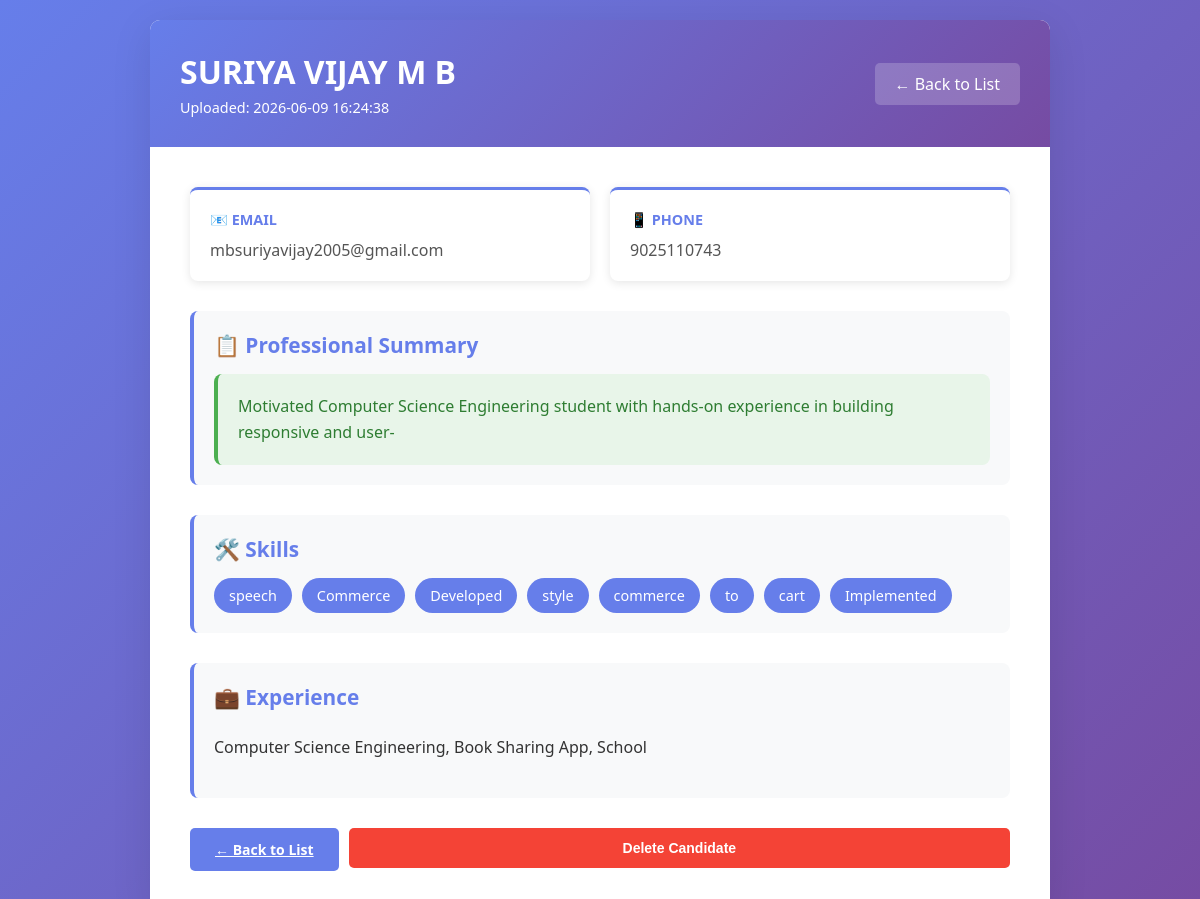
Screenshot of /candidate/1 with the database file from the repository.
### tables this page shows
CREATE TABLE candidates(
        id INTEGER PRIMARY KEY AUTOINCREMENT,
        name TEXT NOT NULL,
        email TEXT,
        phone TEXT,
        skills TEXT,
        experience TEXT,
        education TEXT,
        summary TEXT,
        filename TEXT,
        upload_date TIMESTAMP DEFAULT CURRENT_TIMESTAMP
    );

### app.py (the view)
@app.route("/candidate/<int:candidate_id>")
def view_candidate(candidate_id):
    candidate = get_candidate(candidate_id)
    if not candidate:
        return redirect(url_for("index"))
    candidate_dict = dict(candidate)
    return render_template(
        "candidate_detail.html",
        candidate=candidate_dict
    )

### app.py (called while the page is built)
def get_db():
    conn = sqlite3.connect("resumes.db", check_same_thread=False)
    conn.row_factory = sqlite3.Row
    return conn

def get_candidate(candidate_id):
    conn = get_db()
    cursor = conn.cursor()
    cursor.execute("SELECT * FROM candidates WHERE id = ?", (candidate_id,))
    candidate = cursor.fetchone()
    conn.close()
    return candidate

### templates/candidate_detail.html (shortened to what this page needs)
<!DOCTYPE html>
<html lang="en">
<head>
</head>
<body>
    <div class="container">
        <div class="header">
            <div>
                <h1>{{ candidate.name }}</h1>
                <p style="margin-top: 5px; font-size: 0.9em;">Uploaded: {{ candidate.upload_date }}</p>
            </div>
            <a href="/">← Back to List</a>
        </div>
        <div class="content">
            <div class="contact-info">
                <div class="contact-card">
                    <h3>📧 Email</h3>
                    <p>{{ candidate.email if candidate.email else '<span class="empty-field">Not provided</span>' }}</p>
                </div>
                <div class="contact-card">
                    <h3>📱 Phone</h3>
                    <p>{{ candidate.phone if candidate.phone else '<span class="empty-field">Not provided</span>' }}</p>
                </div>
            </div>
            {% if candidate.summary %}
            <div class="detail-section">
                <h2>📋 Professional Summary</h2>
                <div class="summary-box">
                    {{ candidate.summary }}
                </div>
            </div>
            {% endif %}
            {% if candidate.skills %}
            <div class="detail-section">
                <h2>🛠️ Skills</h2>
                <div class="skills-list">
                    {% for skill in candidate.skills.split(',') %}
                    <span class="skill-tag">{{ skill.strip() }}</span>
                    {% endfor %}
                </div>
            </div>
            {% endif %}
            {% if candidate.experience %}
            <div class="detail-section">
                <h2>💼 Experience</h2>
                <div class="detail-item">
                    <div class="detail-value">{{ candidate.experience }}</div>
                </div>
            </div>
            {% endif %}
            <div class="action-buttons">
                <a href="/" class="btn btn-primary">← Back to List</a>
                <form method="POST" action="/delete/{{ candidate.id }}" style="flex: 1;">
                    <button type="submit" class="btn btn-danger" style="width: 100%;" onclick="return confirm('Are you sure you want to delete this candidate?');">Delete Candidate</button>
                </form>
            </div>
        </div>
    </div>
</body>
</html>

### templates/candidate_detail.html (style rules this page uses)
* { margin: 0; padding: 0; box-sizing: border-box; }
body { font-family: 'Segoe UI', Tahoma, Geneva, Verdana, sans-serif; background: linear-gradient(135deg, #667eea 0%, #764ba2 100%); min-height: 100vh; padding: 20px; }
.container { max-width: 900px; margin: 0 auto; background: white; border-radius: 10px; box-shadow: 0 10px 40px rgba(0, 0, 0, 0.1); overflow: hidden; }
.header { background: linear-gradient(135deg, #667eea 0%, #764ba2 100%); color: white; padding: 30px; display: flex; justify-content: space-between; align-items: center; }
.header h1 { font-size: 2em; }
.header a { color: white; text-decoration: none; padding: 10px 20px; background: rgba(255, 255, 255, 0.2); border-radius: 5px; transition: background 0.2s; }
.content { padding: 40px; }
.detail-section { margin-bottom: 30px; padding: 20px; background: #f8f9fa; border-radius: 8px; border-left: 4px solid #667eea; }
.detail-section h2 { color: #667eea; margin-bottom: 15px; font-size: 1.3em; }
.detail-item { margin: 10px 0; padding: 10px 0; border-bottom: 1px solid #eee; }
.detail-item:last-child { border-bottom: none; }
.detail-value { color: #333; word-break: break-word; }
.contact-info { display: grid; grid-template-columns: 1fr 1fr; gap: 20px; margin-bottom: 30px; }
.contact-card { background: white; padding: 20px; border-radius: 8px; box-shadow: 0 2px 10px rgba(0, 0, 0, 0.1); border-top: 3px solid #667eea; }
.contact-card h3 { color: #333; margin-bottom: 10px; font-size: 0.9em; text-transform: uppercase; color: #667eea; }
.contact-card p { color: #555; word-break: break-all; }
.skills-list { display: flex; flex-wrap: wrap; gap: 10px; }
.skill-tag { background: #667eea; color: white; padding: 8px 15px; border-radius: 20px; font-size: 0.9em; }
.summary-box { background: #e8f5e9; border-left: 4px solid #4caf50; padding: 20px; border-radius: 8px; line-height: 1.6; color: #2e7d32; }
.action-buttons { display: flex; gap: 10px; margin-top: 30px; }
.btn { padding: 12px 25px; border: none; border-radius: 5px; cursor: pointer; font-size: 14px; font-weight: 600; transition: transform 0.2s, box-shadow 0.2s; }
.btn-primary { background: #667eea; color: white; }
.btn-danger { background: #f44336; color: white; }

### rows the page displays
candidates: name "SURIYA VIJAY M B", upload_date "2026-06-09 16:24:38", email "mbsuriyavijay2005@gmail.com", phone "9025110743", summary "Motivated Computer Science Engineering student with hands-on experience in building responsive and user-", experience "Computer Science Engineering, Book Sharing App, School"

### other values shown
{{ skill.strip() }} "speech" "Commerce" "Developed" "style" "commerce" "to" "cart" "Implemented"
